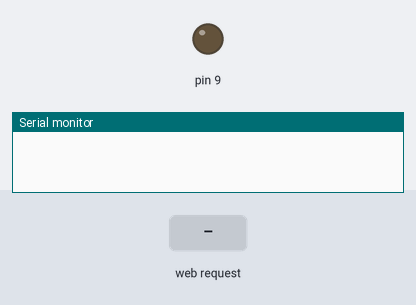
Bench run of a sketch on a simulated Arduino Uno, built for the host (arithmetic inside an expression is 32-bit, double 64-bit). Parts: output pins drawn as LEDs (lit = HIGH), the last lines printed to the serial monitor. The test bench sets the inputs (shaded band).

Above: at 1.2 s.
1.3 s: HTTP request GET /?led=1 received
At 2.2 s:
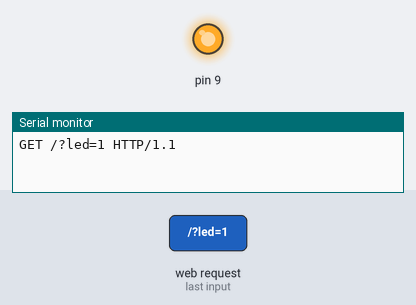
Timing chart, 0 to 4.3 s (numbered marks = the images above; inputs shaded):
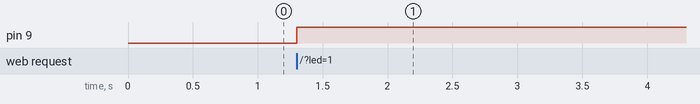

The sketch:

A009_WebServer.ino
```cpp
/*
10.9 - Web Server con Ehternet e modulo W5500
LED collegato sul pin 9
*/

//includo le librerie necessarie
#include <SPI.h>
#include <Ethernet.h>

//definizione degli indirizzi
byte mac[] = { 0x90, 0xA2, 0xDA, 0x0E, 0xD5, 0xB1};
byte ip[] = { 192, 168, 0, 41 }; // indirizzo IP della shield
byte gateway[] = { 192, 168, 0, 1 }; // indirizzo ip del router
byte subnet[] = { 255, 255, 255, 0 }; //subnet mask

//creo un oggetto serer sulla porta 80
EthernetServer server(80);

//stringa per la lettura dei dati
String readString;

void setup(){
  //configuro la seriale
  Serial.begin(9600);
  //configuro la scheda di rete
  Ethernet.begin(mac, ip, gateway, subnet);
  //imposto il pin per il lED
  pinMode(9, OUTPUT);
}

void loop(){
  //il server attende un client
  EthernetClient client = server.available();
  //se arriva un client lo serve...
  if (client) {
    boolean currentLineIsBlank = true;
    //fino a a che il client è connesso...
    while (client.connected()) {
      //se ci sono dati provenienti dal client
      if (client.available()) {
        //li leggo char per char
        char c = client.read();
        //li accodo nella stringa
        readString.concat(c);
        if (c == '\n' && currentLineIsBlank) {
          //se ricevo un "a capo" e la linea è vuota
          //stampo la riga
          Serial.print(readString);
          //cerco la substring con led=1
          if (readString.indexOf("led=1") > 0) {
            //se la trovo accendo il led
            digitalWrite(9, HIGH);
          } else {
            //altriment lo spengo
            digitalWrite(9, LOW);
          }

          //mando la risposta al client
          client.println("HTTP/1.1 200 OK");
          client.println("Content-Type: text/html");
          client.println();
          client.print("<html><body><h1>WebLed</h1>");
          client.print("<a href='/?led=1'>ON</a> | <a href='/?led=0'>OFF</a>");
          client.println("</body></html>");
          //ripulisco la stringa per la lettura dei dati
          readString="";
          //chiudo la comunicazione
          client.stop();
        }
      }
    }
  }
}
```

Measured:
- after the input at 1.3 s, pin 9: LOW → HIGH at once
